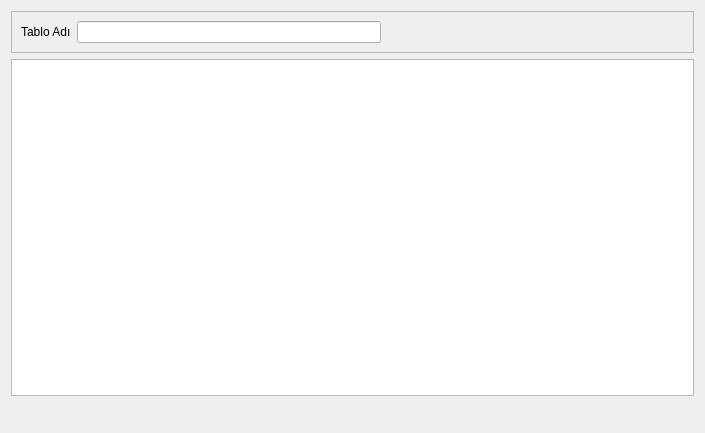
<?xml version="1.0" encoding="UTF-8"?>
<ui version="4.0">
 <class>SQL_TABLO_ARAMA</class>
 <widget class="QDialog" name="SQL_TABLO_ARAMA">
  <property name="geometry">
   <rect>
    <x>0</x>
    <y>0</y>
    <width>705</width>
    <height>433</height>
   </rect>
  </property>
  <property name="windowTitle">
   <string>Dialog</string>
  </property>
  <layout class="QGridLayout" name="gridLayout_2">
   <item row="0" column="0" colspan="2">
    <widget class="QFrame" name="frame">
     <property name="frameShape">
      <enum>QFrame::StyledPanel</enum>
     </property>
     <property name="frameShadow">
      <enum>QFrame::Raised</enum>
     </property>
     <layout class="QGridLayout" name="gridLayout">
      <item row="0" column="0">
       <widget class="QLabel" name="label">
        <property name="text">
         <string>Tablo Adı</string>
        </property>
       </widget>
      </item>
      <item row="0" column="1">
       <widget class="QLineEdit" name="line_edit_tablo_adi"/>
      </item>
      <item row="0" column="2">
       <spacer name="horizontalSpacer_2">
        <property name="orientation">
         <enum>Qt::Horizontal</enum>
        </property>
        <property name="sizeHint" stdset="0">
         <size>
          <width>40</width>
          <height>20</height>
         </size>
        </property>
       </spacer>
      </item>
     </layout>
    </widget>
   </item>
   <item row="2" column="0">
    <spacer name="horizontalSpacer">
     <property name="orientation">
      <enum>Qt::Horizontal</enum>
     </property>
     <property name="sizeHint" stdset="0">
      <size>
       <width>363</width>
       <height>20</height>
      </size>
     </property>
    </spacer>
   </item>
   <item row="2" column="1">
    <widget class="QWidget" name="widget" native="true">
     <property name="sizePolicy">
      <sizepolicy hsizetype="Fixed" vsizetype="Fixed">
       <horstretch>0</horstretch>
       <verstretch>0</verstretch>
      </sizepolicy>
     </property>
    </widget>
   </item>
   <item row="1" column="0" colspan="2">
    <widget class="QTableWidget" name="table_widget_tablolar"/>
   </item>
  </layout>
 </widget>
 <tabstops>
  <tabstop>line_edit_tablo_adi</tabstop>
  <tabstop>table_widget_tablolar</tabstop>
 </tabstops>
 <resources/>
 <connections/>
</ui>
